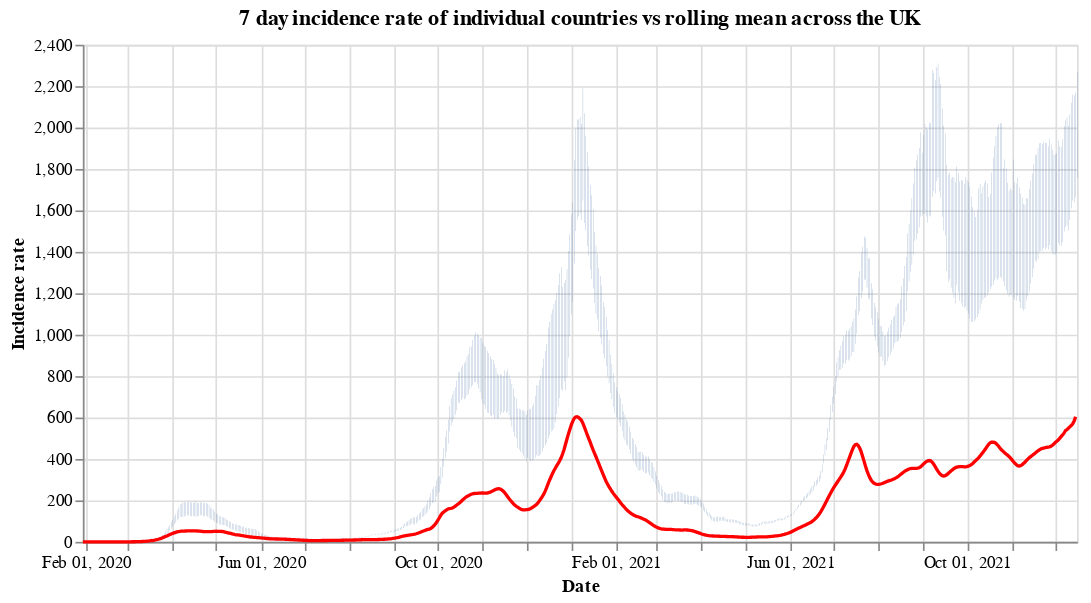

The code cell stored with this chart in its notebook:
### Code cell
#collapse
countries = uk_cases['areaName'].unique()
countries.sort()

selection = alt.selection_single(
    name='Select',
    fields=['areaName'],
    init={'areaName': 'Wales'},
    bind={'areaName': alt.binding_select(options=countries)}
)

# scatter plot, modify opacity based on selection
bars = alt.Chart(uk_cases).mark_bar().add_selection(
    selection
).encode(
    x=alt.X("yearmonthdate(date):T", axis=alt.Axis(title='Date')),
    y=alt.Y("weeklyCasesRate:Q", axis=alt.Axis(title='Incidence rate')),
    tooltip='weeklyCasesRate:Q',
    opacity=alt.condition(selection, alt.value(1), alt.value(0))
).properties(title=f'7 day incidence rate of individual countries vs rolling mean across the UK', width=600)

line = alt.Chart(overview_cases).mark_line(
    color='red',
    size=2,
).transform_window(
    rolling_mean='mean(weeklyCasesRate)',
    frame=[0, 7]
).encode(
    x='yearmonthdate(date):T',
    y='rolling_mean:Q'
)

alt.layer(bars, line)

### Figure 1 — Vega-Lite specification as saved in the notebook (floating-point values rounded to 4 significant figures; data arrays with more than 128 entries replaced by an {"elided": "..."} marker saying what was removed)
{"config": {"view": {"continuousWidth": 400, "continuousHeight": 300}}, "layer": [{"data": {"name": "data-ecfe0ce7c1b2e53c9a8f0366a14f0008"}, "mark": "bar", "encoding": {"opacity": {"condition": {"value": 1, "selection": "Select"}, "value": 0}, "tooltip": {"type": "quantitative", "field": "weeklyCasesRate"}, "x": {"type": "temporal", "axis": {"title": "Date"}, "field": "date", "timeUnit": "yearmonthdate"}, "y": {"type": "quantitative", "axis": {"title": "Incidence rate"}, "field": "weeklyCasesRate"}}, "selection": {"Select": {"type": "single", "fields": ["areaName"], "init": {"areaName": "Wales"}, "bind": {"areaName": {"input": "select", "options": ["England", "Northern Ireland", "Scotland", "Wales"]}}}}, "title": "7 day incidence rate of individual countries vs rolling mean across the UK", "width": 600}, {"data": {"name": "data-494f6842c7ffd71f5ec4395104d96cbb"}, "mark": {"type": "line", "color": "red", "size": 2}, "encoding": {"x": {"type": "temporal", "field": "date", "timeUnit": "yearmonthdate"}, "y": {"type": "quantitative", "field": "rolling_mean"}}, "transform": [{"window": [{"op": "mean", "field": "weeklyCasesRate", "as": "rolling_mean"}], "frame": [0, 7]}]}], "$schema": "https://vega.github.io/schema/vega-lite/v4.8.1.json", "datasets": {"data-ecfe0ce7c1b2e53c9a8f0366a14f0008": {"elided": "2652 records"}, "data-494f6842c7ffd71f5ec4395104d96cbb": {"elided": "686 records"}}}
